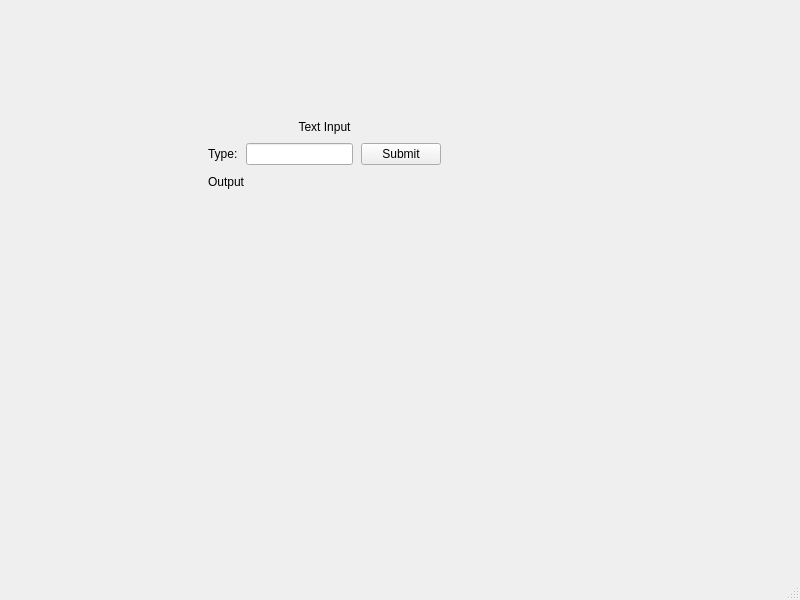
<?xml version="1.0" encoding="UTF-8"?>
<ui version="4.0">
 <class>MainWindow</class>
 <widget class="QMainWindow" name="MainWindow">
  <property name="geometry">
   <rect>
    <x>0</x>
    <y>0</y>
    <width>800</width>
    <height>600</height>
   </rect>
  </property>
  <property name="windowTitle">
   <string>MainWindow</string>
  </property>
  <widget class="QWidget" name="centralwidget">
   <widget class="QWidget" name="">
    <property name="geometry">
     <rect>
      <x>200</x>
      <y>110</y>
      <width>249</width>
      <height>88</height>
     </rect>
    </property>
    <layout class="QGridLayout" name="gridLayout">
     <property name="leftMargin">
      <number>8</number>
     </property>
     <property name="topMargin">
      <number>8</number>
     </property>
     <property name="rightMargin">
      <number>8</number>
     </property>
     <property name="bottomMargin">
      <number>8</number>
     </property>
     <property name="spacing">
      <number>8</number>
     </property>
     <item row="2" column="0" colspan="3">
      <widget class="QLabel" name="lblOutput">
       <property name="text">
        <string>Output</string>
       </property>
      </widget>
     </item>
     <item row="1" column="1">
      <widget class="QLineEdit" name="lineEdit"/>
     </item>
     <item row="0" column="0" colspan="3">
      <widget class="QLabel" name="lblTitle">
       <property name="layoutDirection">
        <enum>Qt::LayoutDirection::LeftToRight</enum>
       </property>
       <property name="text">
        <string>Text Input</string>
       </property>
       <property name="alignment">
        <set>Qt::AlignmentFlag::AlignCenter</set>
       </property>
      </widget>
     </item>
     <item row="1" column="2">
      <widget class="QPushButton" name="btnSubmit">
       <property name="text">
        <string>Submit</string>
       </property>
       <property name="flat">
        <bool>false</bool>
       </property>
      </widget>
     </item>
     <item row="1" column="0">
      <widget class="QLabel" name="lblInput">
       <property name="text">
        <string>Type:</string>
       </property>
      </widget>
     </item>
    </layout>
   </widget>
  </widget>
  <widget class="QStatusBar" name="statusbar"/>
  <widget class="QMenuBar" name="menubar">
   <property name="geometry">
    <rect>
     <x>0</x>
     <y>0</y>
     <width>800</width>
     <height>33</height>
    </rect>
   </property>
  </widget>
 </widget>
 <resources/>
 <connections/>
</ui>
